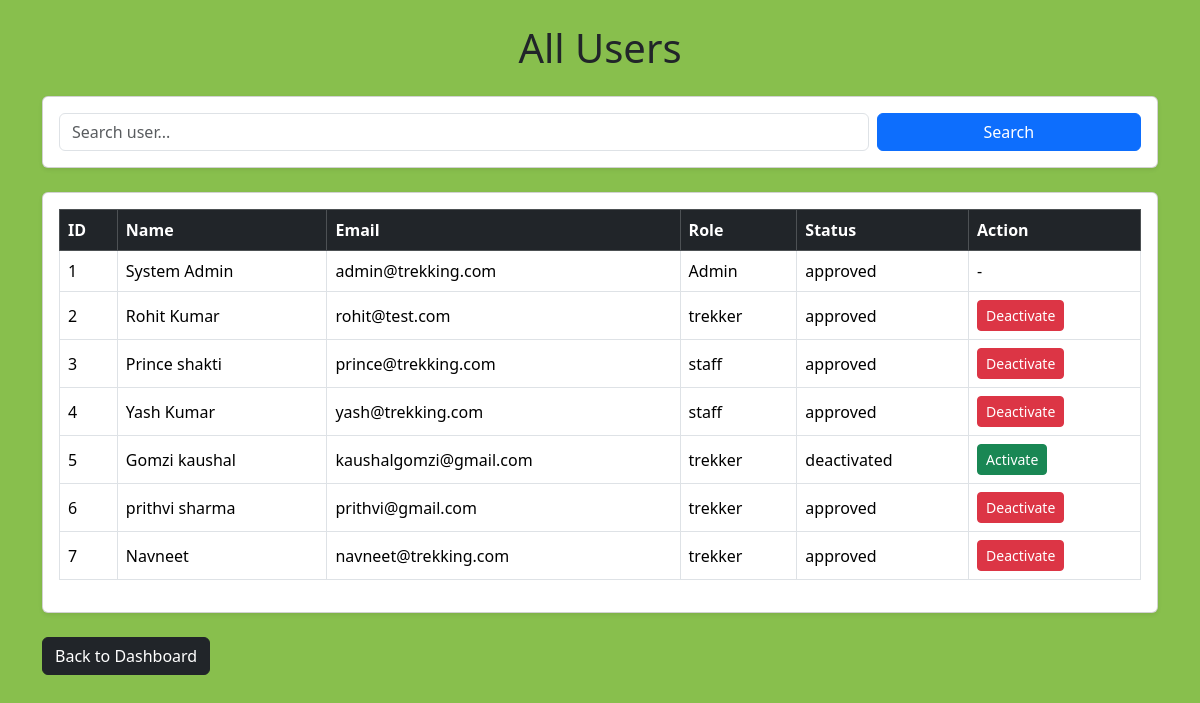
Before: /admin/users with the older database file.
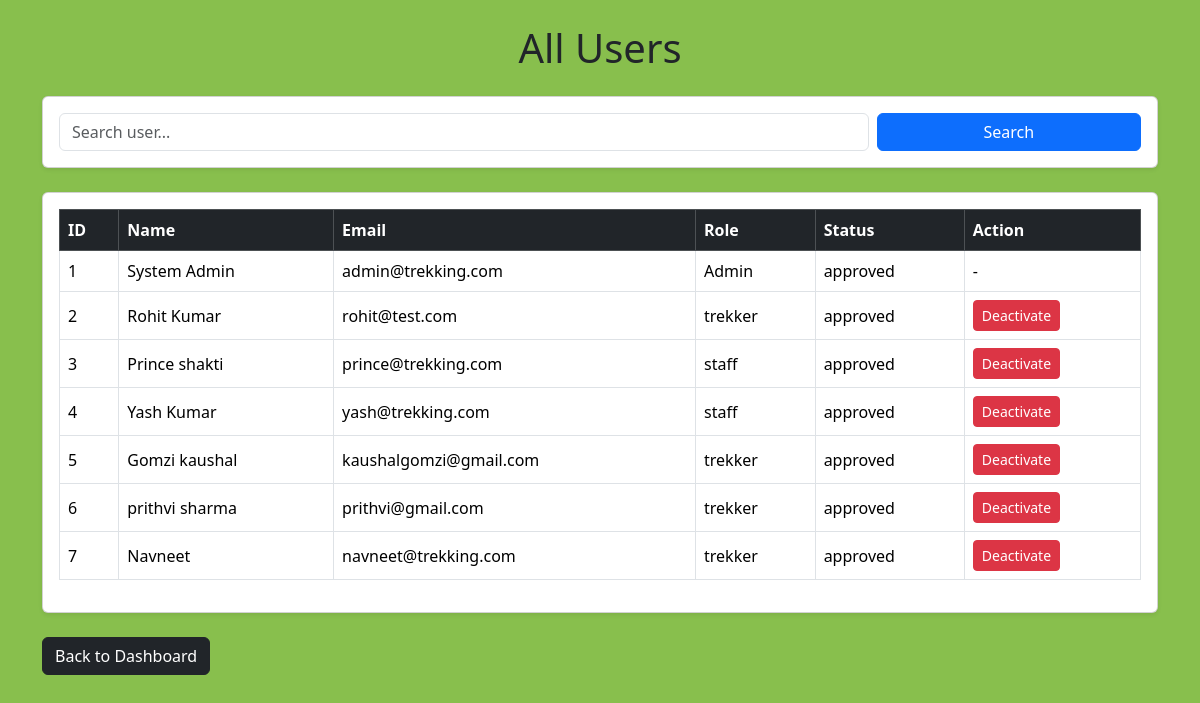
After: the same page with the newer database file.
### models/models.py (models this page shows)
class User(db.Model):
    __tablename__ = "users"
    id = db.Column(db.Integer, primary_key=True)
    full_name = db.Column(db.String(100), nullable=False)
    email = db.Column(db.String(120), unique=True, nullable=False)
    password = db.Column(db.String(255), nullable=False)
    role = db.Column(db.String(20), nullable=False)
    status = db.Column(db.String(20),default="approved")
    created_at = db.Column(db.DateTime, default=datetime.utcnow)
    bookings = db.relationship(         #defines relationship b/w user and bookings bcoz  1 user can have multi bookings
        "Booking",
        backref="user",
        lazy=True
    )
    assigned_treks = db.relationship(     #defines relationship b/w staff and treks bcoz  1 staff can be assign multi treks
    "Trek",
    foreign_keys="Trek.assigned_staff_id",
    backref="assigned_staff",
    lazy=True
    )

### controllers/auth.py (the view)
@auth.route("/admin/users")
def view_users():
    search = request.args.get("search")
    if search:
        users = User.query.filter(        #admin can search user by mail, name , or user id
            or_(
                User.full_name.ilike(f"%{search}%"),
                User.email.ilike(f"%{search}%"),
                User.id.cast(db.String).ilike(f"%{search}%")
            )
        ).all()
    else:
        users = User.query.all()   #otherwise show all the users
    return render_template(
        "view_users.html",
        users=users
    )

### templates/view_users.html (shortened to what this page needs)
<!DOCTYPE html>
<html lang="en">
<head>
    <link href="https://cdn.jsdelivr.net/npm/bootstrap@5.3.3/dist/css/bootstrap.min.css"
          rel="stylesheet">
</head>
<body style="background-color: rgb(136, 191, 77);">
<div class="container py-4">
    <h1 class="text-center mb-4">
        All Users
    </h1>
    <div class="card shadow-sm mb-4">
        <div class="card-body">
            <form method="GET">
                <div class="row g-2">
                    <div class="col-12 col-md-9">
                        <input type="text"
                               name="search"
                               class="form-control"
                               placeholder="Search user...">
                    </div>
                    <div class="col-12 col-md-3">
                        <button type="submit"
                                class="btn btn-primary w-100">
                            Search
                        </button>
                    </div>
                </div>
            </form>
        </div>
    </div>
    <div class="card shadow-sm">
        <div class="card-body">
            <div class="table-responsive">
                <table class="table table-bordered table-hover align-middle">
                    <thead class="table-dark">
                        <tr>
                            <th>ID</th>
                            <th>Name</th>
                            <th>Email</th>
                            <th>Role</th>
                            <th>Status</th>
                            <th>Action</th>
                        </tr>
                    </thead>
                    <tbody>
                        {% for user in users %}
                        <tr>
                            <td>{{ user.id }}</td>
                            <td>{{ user.full_name }}</td>
                            <td>{{ user.email }}</td>
                            <td>{{ user.role }}</td>
                            <td>{{ user.status }}</td>
                            <td>
                                {% if user.role == "Admin" %}
                                    -
                                {% elif user.status == "approved" %}
                                    <a href="/admin/deactivate_user/{{ user.id }}"
                                       class="btn btn-sm btn-danger">
                                        Deactivate
                                    </a>
                                {% else %}
                                    <a href="/admin/activate_user/{{ user.id }}"
                                       class="btn btn-sm btn-success">
                                        Activate
                                    </a>
                                {% endif %}
                            </td>
                        </tr>
                        {% endfor %}
                    </tbody>
                </table>
            </div>
        </div>
    </div>
    <div class="mt-4">
        <a href="/admin/dashboard"
           class="btn btn-dark">
            Back to Dashboard
        </a>
    </div>
</div>
</body>
</html>

Changed rows visible on the page:
changed User "Gomzi kaushal": status "deactivated" → "approved"; status "Activate" → "Deactivate"
